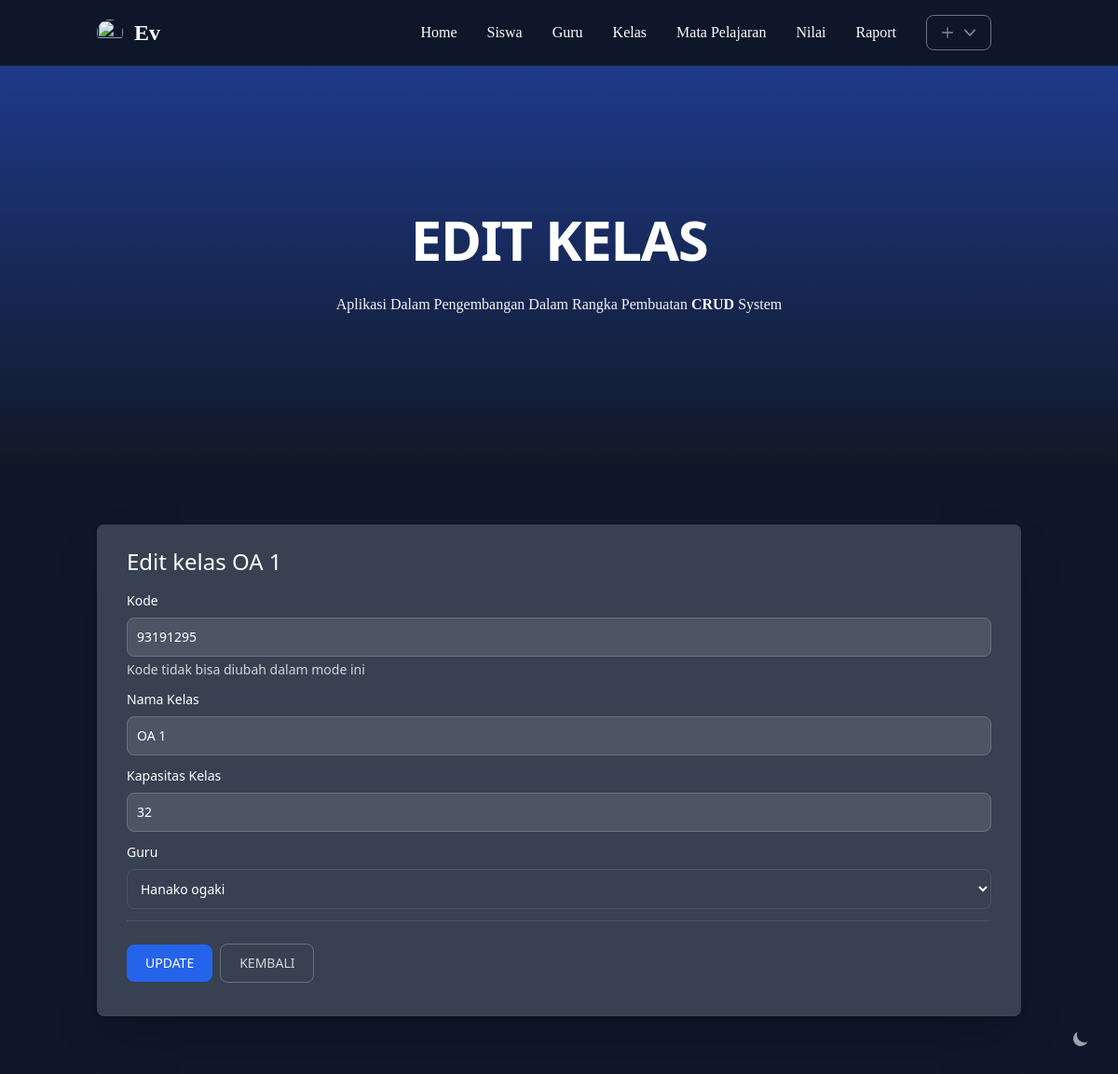
The app's page /?v=kelas&i=93191295&m=edit with its own data.
### tables this page shows
CREATE TABLE `kelas` (
  `id` int NOT NULL,
  `nama` varchar(10) DEFAULT NULL,
  `kapasitas` int DEFAULT NULL,
  `kode_guru` int DEFAULT NULL
);

CREATE TABLE `gurus` (
  `kode_guru` int NOT NULL,
  `nama_guru` varchar(50) NOT NULL,
  `pendidikan` varchar(40) NOT NULL,
  `prodi` varchar(80) NOT NULL
);

### public/component/kelas/formEdit.php (the view, shortened to what this page needs)
<?php
$connection = connect();
$id = (isset($_GET['i'])) ? $_GET['i'] : die('Unauthorized');
$query = "SELECT k.nama,k.id,k.kapasitas,g.nama_guru,g.kode_guru FROM kelas k LEFT JOIN gurus g ON k.kode_guru = g.kode_guru WHERE k.id = '$id'";
$datas = $connection->query($query);
$data = $datas->fetch_object();
?>
<div class="py-8 px-4 mx-auto max-w-screen-lg text-left lg:py-16">
  <div class="relative bg-white rounded-lg shadow-2xl dark:bg-gray-700">
    <button type="button" class="absolute top-3 right-2.5 text-gray-400 bg-transparent hover:bg-gray-200 hover:text-gray-900 rounded-lg text-sm w-8 h-8 ml-auto inline-flex justify-center items-center dark:hover:bg-gray-600 dark:hover:text-white" data-modal-hide="authentication-modal">
    </button>
    <form action="kelas/edit.php" method="post">
      <div class="relative bg-white rounded-lg shadow dark:bg-gray-700">
        <div class="px-6 py-6 lg:px-8 space-y-4">
          <h3 class="mb-4 text-xl md:text-2xl font-medium text-gray-900 dark:text-white">Edit kelas <?= $data->nama; ?></h3>
          <div class="space-y-3">
            <div>
              <span class="capitalize block mb-2 text-sm font-medium text-gray-900 dark:text-white">Kode</span>
              <div class=" bg-gray-50 select-all border border-gray-300 text-gray-900 text-sm rounded-lg focus:ring-blue-500 focus:border-blue-500 block w-full p-2.5 dark:bg-gray-600 dark:border-gray-500 dark:placeholder-gray-400 dark:text-white">
                <span class="select-none"><?= $data->id; ?></span>
              </div>
            </div>
            <div>
              <p class="-mt-2 text-sm text-gray-500 dark:text-gray-300 cursor-default select-none">Kode tidak bisa diubah dalam mode ini</p>
            </div>
            <div>
              <label for="nama" class="capitalize block mb-2 text-sm font-medium text-gray-900 dark:text-white">nama kelas</label>
              <input type="text" value="<?= $data->nama; ?>" name="nama" id="nama" placeholder="~" class="bg-gray-50 border border-gray-300 text-gray-900 text-sm rounded-lg focus:ring-blue-500 focus:border-blue-500 block w-full p-2.5 dark:bg-gray-600 dark:border-gray-500 dark:placeholder-gray-400 dark:text-white select-all" required="">
            </div>
            <div>
              <label for="kapasitas" class="capitalize block mb-2 text-sm font-medium text-gray-900 dark:text-white">kapasitas kelas</label>
              <input type="number" value="<?= $data->kapasitas; ?>" name="kapasitas" id="kapasitas" placeholder="~" class="bg-gray-50 border border-gray-300 text-gray-900 text-sm rounded-lg focus:ring-blue-500 focus:border-blue-500 block w-full p-2.5 dark:bg-gray-600 dark:border-gray-500 dark:placeholder-gray-400 dark:text-white select-all" required="">
            </div>
            <div>
              <label for="sel" class="capitalize block mb-2 mt-3 text-sm font-medium text-gray-900 dark:text-white">Guru</label>
              <select id="sel" name="kode_guru" class="bg-gray-50 border border-gray-300 text-gray-900 text-sm rounded-lg focus:ring-blue-500 focus:border-blue-500 block w-full p-2.5 dark:bg-gray-700 dark:border-gray-600 dark:placeholder-gray-400 dark:text-white dark:focus:ring-blue-500 dark:focus:border-blue-500" fdprocessedid="7bq3m7">
                <option value="<?= $data->kode_guru ?? '-1' ?>"><?= is_null($data->nama_guru) ? "~" : ucfirst(str_replace('.', ' ', $data->nama_guru)) ?></option>
              </select>
            </div>
            <div class="flex items-center pt-6 pb-3 space-x-2 border-t border-gray-200 rounded-b dark:border-gray-600">
              <button type="submit" class="text-white uppercase bg-blue-700 hover:bg-blue-800 focus:ring-4 focus:outline-none focus:ring-blue-300 font-medium rounded-lg text-sm px-5 py-2.5 text-center dark:bg-blue-600 dark:hover:bg-blue-700 dark:focus:ring-blue-800">update</button>
              <button type="reset" onclick="window.location.href='https://ev.final.test/?v=kelas'" class="text-gray-500 uppercase bg-white hover:bg-gray-100 focus:ring-4 focus:outline-none focus:ring-blue-300 rounded-lg border border-gray-200 text-sm font-medium px-5 py-2.5 hover:text-gray-900 focus:z-10 dark:bg-gray-700 dark:text-gray-300 dark:border-gray-500 dark:hover:text-white dark:hover:bg-gray-600 dark:focus:ring-gray-600">kembali</button>
            </div>
          </div>
        </div>
    </form>
  </div>
</div>

### records on screen
kelas: nama "OA 1", id "93191295", kapasitas "32"
gurus: kode_guru "Hanako ogaki"

### other values on screen
$page['head'] "EDIT KELAS"
